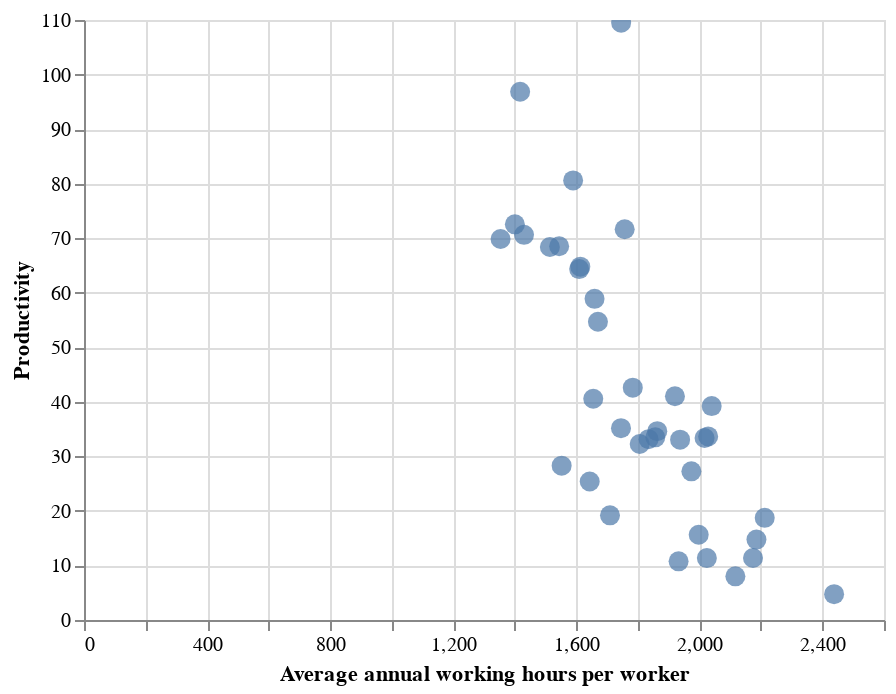

Write notebook code for a chart like this one.
### Markdown cell above
### Exploratory data analysis

### Code cell
# Visualize the data
alt.Chart(df_train_H1).mark_circle(size=100).encode(
    x='Average annual working hours per worker:Q',
    y='Productivity:Q',
).interactive()

### Figure 1 — Vega-Lite specification as saved in the notebook (floating-point values rounded to 4 significant figures)
{"config": {"view": {"continuousWidth": 400, "continuousHeight": 300}}, "data": {"name": "data-4548bb7893844aaac0bc40816b867429"}, "mark": {"type": "circle", "size": 100}, "encoding": {"x": {"field": "Average annual working hours per worker", "type": "quantitative"}, "y": {"field": "Productivity", "type": "quantitative"}}, "selection": {"selector005": {"type": "interval", "bind": "scales", "encodings": ["x", "y"]}}, "$schema": "https://vega.github.io/schema/vega-lite/v4.17.0.json", "datasets": {"data-4548bb7893844aaac0bc40816b867429": [{"Average annual working hours per worker": 2212.0, "Productivity": 18.73}, {"Average annual working hours per worker": 1644.0, "Productivity": 25.39}, {"Average annual working hours per worker": 2174.0, "Productivity": 11.36}, {"Average annual working hours per worker": 1609.0, "Productivity": 64.34}, {"Average annual working hours per worker": 2028.0, "Productivity": 33.66}, {"Average annual working hours per worker": 1857.0, "Productivity": 33.49}, {"Average annual working hours per worker": 2017.0, "Productivity": 33.36}, {"Average annual working hours per worker": 1670.0, "Productivity": 54.68}, {"Average annual working hours per worker": 1514.0, "Productivity": 68.37}, {"Average annual working hours per worker": 1835.0, "Productivity": 33.16}, {"Average annual working hours per worker": 1354.0, "Productivity": 69.85}, {"Average annual working hours per worker": 2438.0, "Productivity": 4.735}, {"Average annual working hours per worker": 1932.0, "Productivity": 10.75}, {"Average annual working hours per worker": 1757.0, "Productivity": 71.64}, {"Average annual working hours per worker": 1613.0, "Productivity": 64.78}, {"Average annual working hours per worker": 1417.0, "Productivity": 96.85}, {"Average annual working hours per worker": 1430.0, "Productivity": 70.62}, {"Average annual working hours per worker": 1974.0, "Productivity": 27.26}, {"Average annual working hours per worker": 1400.0, "Productivity": 72.54}, {"Average annual working hours per worker": 1863.0, "Productivity": 34.62}, {"Average annual working hours per worker": 1544.0, "Productivity": 68.52}, {"Average annual working hours per worker": 1590.0, "Productivity": 80.59}, {"Average annual working hours per worker": 2024.0, "Productivity": 11.35}, {"Average annual working hours per worker": 1709.0, "Productivity": 19.19}, {"Average annual working hours per worker": 1806.0, "Productivity": 32.27}, {"Average annual working hours per worker": 1921.0, "Productivity": 41.02}, {"Average annual working hours per worker": 1745.0, "Productivity": 35.17}, {"Average annual working hours per worker": 1784.0, "Productivity": 42.59}, {"Average annual working hours per worker": 1746.0, "Productivity": 109.5}, {"Average annual working hours per worker": 1937.0, "Productivity": 33.06}, {"Average annual working hours per worker": 1552.0, "Productivity": 28.3}, {"Average annual working hours per worker": 2117.0, "Productivity": 8.01}, {"Average annual working hours per worker": 1998.0, "Productivity": 15.63}, {"Average annual working hours per worker": 2185.0, "Productivity": 14.75}, {"Average annual working hours per worker": 1659.0, "Productivity": 58.88}, {"Average annual working hours per worker": 2040.0, "Productivity": 39.22}, {"Average annual working hours per worker": 1655.0, "Productivity": 40.55}]}}
